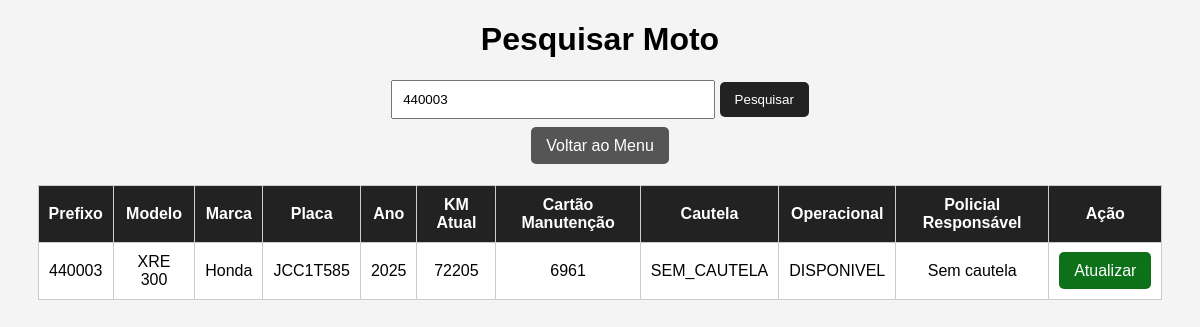
Screenshot of /projeto_cadastro_viatura_php/php/pesquisar_viatura.php?busca=440003 with the database file from the repository.
### tables this page shows
CREATE TABLE IF NOT EXISTS viaturas (
    id_vtr INT AUTO_INCREMENT PRIMARY KEY,
    prefixo_vtr VARCHAR(10) NOT NULL UNIQUE,
    modelo_vtr VARCHAR(50) NOT NULL,
    marca_vtr VARCHAR(50),
    placa_vtr VARCHAR(8) NOT NULL UNIQUE,
    ano_modelo YEAR,
    km_atual INT DEFAULT 0,
    cartao_manutencao VARCHAR(16),

    situacao_cautela VARCHAR(20) DEFAULT 'SEM_CAUTELA',
    situacao_operacional VARCHAR(20) DEFAULT 'DISPONIVEL',

    observacao TEXT
);

### projeto_cadastro_viatura_php/php/pesquisar_viatura.php (the view, shortened to what this page needs)
<?php
$conn = new mysqli("localhost", "root", "", "cadastro_viatura_rotam");
$busca = "";
if (isset($_GET['busca'])) {
    $busca = $_GET['busca'];
}
$sql = "SELECT
            viaturas.id_vtr,
            viaturas.prefixo_vtr,
            viaturas.modelo_vtr,
            viaturas.marca_vtr,
            viaturas.placa_vtr,
            viaturas.ano_modelo,
            viaturas.km_atual,
            viaturas.cartao_manutencao,
            viaturas.situacao_cautela,
            viaturas.situacao_operacional,
            policiais.posto_graduacao_pol,
            policiais.nome_guerra_pol
        FROM viaturas
        LEFT JOIN cautela_vtr
            ON viaturas.id_vtr = cautela_vtr.id_vtr
            AND cautela_vtr.data_devolucao IS NULL
        LEFT JOIN policiais
            ON cautela_vtr.id_pol = policiais.id_pol
        WHERE
            viaturas.prefixo_vtr LIKE '%$busca%' OR
            viaturas.placa_vtr LIKE '%$busca%' OR
            viaturas.modelo_vtr LIKE '%$busca%'
        ORDER BY viaturas.prefixo_vtr";
$resultado = $conn->query($sql);
?>
<!DOCTYPE html>
<html lang="pt-br">
<head>
</head>
<body>
    <h1>Pesquisar Moto</h1>
    <form method="GET">
        <input type="text" name="busca" placeholder="Digite prefixo, placa ou modelo" value="<?php echo $busca; ?>">
        <button type="submit">Pesquisar</button>
    </form>
    <br>
    <a class="voltar" href="menu.php">Voltar ao Menu</a>
    <table>
        <tr>
            <th>Prefixo</th>
            <th>Modelo</th>
            <th>Marca</th>
            <th>Placa</th>
            <th>Ano</th>
            <th>KM Atual</th>
            <th>Cartão Manutenção</th>
            <th>Cautela</th>
            <th>Operacional</th>
            <th>Policial Responsável</th>
            <th>Ação</th>
        </tr>
        <?php while ($linha = $resultado->fetch_assoc()) { ?>
            <tr>
                <td><?php echo $linha['prefixo_vtr']; ?></td>
                <td><?php echo $linha['modelo_vtr']; ?></td>
                <td><?php echo $linha['marca_vtr']; ?></td>
                <td><?php echo $linha['placa_vtr']; ?></td>
                <td><?php echo $linha['ano_modelo']; ?></td>
                <td><?php echo $linha['km_atual']; ?></td>
                <td><?php echo $linha['cartao_manutencao']; ?></td>
                <td><?php echo $linha['situacao_cautela']; ?></td>
                <td><?php echo $linha['situacao_operacional']; ?></td>
                <td>
                    <?php
                    if ($linha['nome_guerra_pol']) {
                        echo $linha['posto_graduacao_pol'] . " " . $linha['nome_guerra_pol'];
                    } else {
                        echo "Sem cautela";
                    }
                    ?>
                </td>
                <td>
                    <a class="atualizar" href="atualizar_viatura.php?id=<?php echo $linha['id_vtr']; ?>">
                        Atualizar
                    </a>
                </td>
            </tr>
        <?php } ?>
    </table>
</body>
</html>

### projeto_cadastro_viatura_php/php/pesquisar_viatura.php (style rules this page uses)
body { font-family: Arial, sans-serif; background-color: #f4f4f4; text-align: center; }
table { width: 95%; margin: 30px auto; border-collapse: collapse; background-color: white; }
th, td { border: 1px solid #ccc; padding: 10px; }
th { background-color: #222; color: white; }
input { padding: 10px; width: 300px; }
button, a { padding: 10px 15px; background-color: #222; color: white; text-decoration: none; border: none; border-radius: 5px; cursor: pointer; }
.atualizar { background-color: #0d711a; }
.voltar { background-color: #555; }

### rows the page displays
viaturas: prefixo_vtr "440003", modelo_vtr "XRE 300", marca_vtr "Honda", placa_vtr "JCC1T585", ano_modelo "2025", km_atual "72205", cartao_manutencao "6961", situacao_cautela "SEM_CAUTELA", situacao_operacional "DISPONIVEL"
